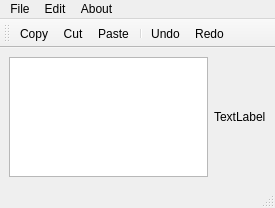
<?xml version="1.0" encoding="UTF-8"?>
<ui version="4.0">
 <class>MainWindow</class>
 <widget class="QMainWindow" name="MainWindow">
  <property name="geometry">
   <rect>
    <x>0</x>
    <y>0</y>
    <width>275</width>
    <height>208</height>
   </rect>
  </property>
  <property name="windowTitle">
   <string>MainWindow</string>
  </property>
  <widget class="QWidget" name="centralwidget">
   <layout class="QHBoxLayout" name="horizontalLayout">
    <item>
     <widget class="QTextEdit" name="textEdit"/>
    </item>
    <item>
     <widget class="QLabel" name="label">
      <property name="text">
       <string>TextLabel</string>
      </property>
     </widget>
    </item>
   </layout>
  </widget>
  <widget class="QMenuBar" name="menubar">
   <property name="geometry">
    <rect>
     <x>0</x>
     <y>0</y>
     <width>275</width>
     <height>21</height>
    </rect>
   </property>
   <widget class="QMenu" name="menuFile">
    <property name="title">
     <string>File</string>
    </property>
    <addaction name="actionQuit"/>
   </widget>
   <widget class="QMenu" name="menuEdit">
    <property name="title">
     <string>Edit</string>
    </property>
    <addaction name="actionCopy"/>
    <addaction name="actionCut"/>
    <addaction name="actionPaste"/>
    <addaction name="separator"/>
    <addaction name="actionUndo"/>
    <addaction name="actionRedo"/>
   </widget>
   <widget class="QMenu" name="menuAbout">
    <property name="title">
     <string>About</string>
    </property>
    <addaction name="actionAbout"/>
    <addaction name="actionAboutQt"/>
   </widget>
   <addaction name="menuFile"/>
   <addaction name="menuEdit"/>
   <addaction name="menuAbout"/>
  </widget>
  <widget class="QStatusBar" name="statusbar"/>
  <widget class="QToolBar" name="toolBar">
   <property name="windowTitle">
    <string>toolBar</string>
   </property>
   <attribute name="toolBarArea">
    <enum>TopToolBarArea</enum>
   </attribute>
   <attribute name="toolBarBreak">
    <bool>false</bool>
   </attribute>
   <addaction name="actionCopy"/>
   <addaction name="actionCut"/>
   <addaction name="actionPaste"/>
   <addaction name="separator"/>
   <addaction name="actionUndo"/>
   <addaction name="actionRedo"/>
  </widget>
  <action name="actionQuit">
   <property name="icon">
    <iconset resource="resources.qrc">
     <normaloff>:/images/quitIcon.png</normaloff>:/images/quitIcon.png</iconset>
   </property>
   <property name="text">
    <string>Quit</string>
   </property>
  </action>
  <action name="actionCopy">
   <property name="icon">
    <iconset resource="resources.qrc">
     <normaloff>:/edit/images/copyIcon.png</normaloff>:/edit/images/copyIcon.png</iconset>
   </property>
   <property name="text">
    <string>Copy</string>
   </property>
  </action>
  <action name="actionCut">
   <property name="icon">
    <iconset resource="resources.qrc">
     <normaloff>:/edit/images/cutIcon.png</normaloff>:/edit/images/cutIcon.png</iconset>
   </property>
   <property name="text">
    <string>Cut</string>
   </property>
  </action>
  <action name="actionPaste">
   <property name="icon">
    <iconset resource="resources.qrc">
     <normaloff>:/edit/images/pasteIcon.png</normaloff>:/edit/images/pasteIcon.png</iconset>
   </property>
   <property name="text">
    <string>Paste</string>
   </property>
  </action>
  <action name="actionUndo">
   <property name="icon">
    <iconset resource="resources.qrc">
     <normaloff>:/edit/images/undoIcon.png</normaloff>:/edit/images/undoIcon.png</iconset>
   </property>
   <property name="text">
    <string>Undo</string>
   </property>
  </action>
  <action name="actionRedo">
   <property name="icon">
    <iconset resource="resources.qrc">
     <normaloff>:/edit/images/redoIcon.png</normaloff>:/edit/images/redoIcon.png</iconset>
   </property>
   <property name="text">
    <string>Redo</string>
   </property>
  </action>
  <action name="actionAbout">
   <property name="icon">
    <iconset resource="resources.qrc">
     <normaloff>:/help/images/aboutIcon.png</normaloff>:/help/images/aboutIcon.png</iconset>
   </property>
   <property name="text">
    <string>About</string>
   </property>
  </action>
  <action name="actionAboutQt">
   <property name="icon">
    <iconset resource="resources.qrc">
     <normaloff>:/edit/images/undoIcon.png</normaloff>:/edit/images/undoIcon.png</iconset>
   </property>
   <property name="text">
    <string>AboutQt</string>
   </property>
  </action>
 </widget>
 <resources>
  <include location="resources.qrc"/>
 </resources>
 <connections/>
</ui>
